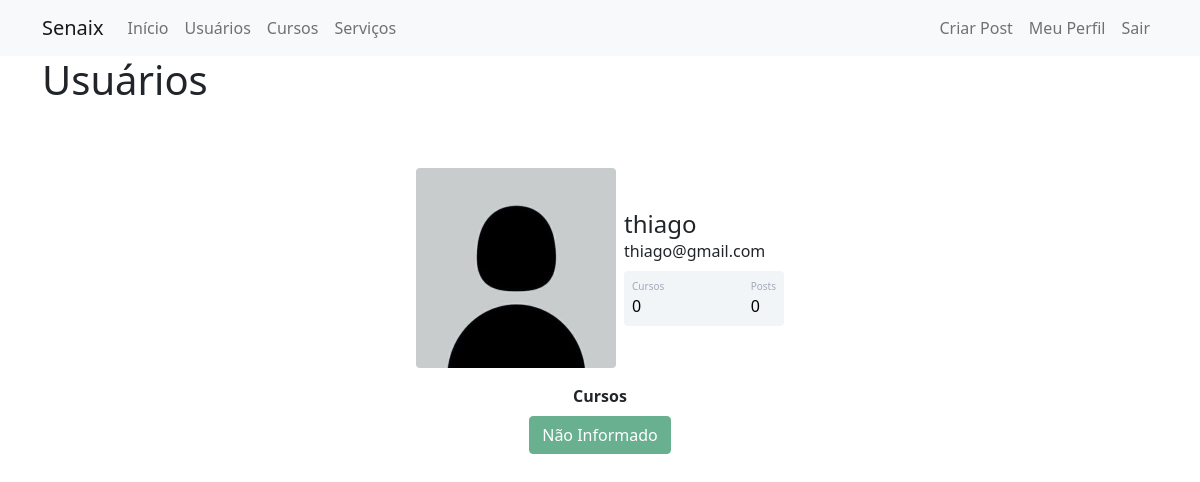
Page /usuarios (signed in) on the earlier database version.
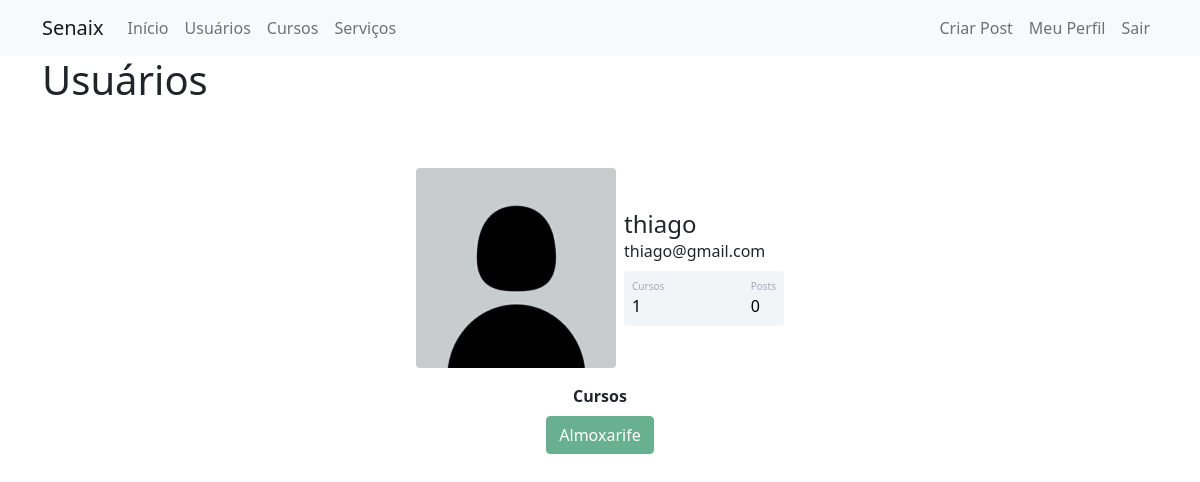
Same page on the later database version.
### comunidadeimpressionadora/models.py (models this page shows)
class Usuario(database.Model, UserMixin):
    id = database.Column(database.Integer, primary_key=True)
    username = database.Column(database.String, nullable=False)
    email = database.Column(database.String, nullable=False, unique=True)
    senha = database.Column(database.String, nullable=False)
    foto_perfil = database.Column(database.String, default='default.jpg')
    posts = database.relationship('Post', backref='autor', lazy=True)
    cursos = database.Column(database.String, nullable=False, default='Não Informado')
    def contar_posts(self):
        return len(self.posts)

### comunidadeimpressionadora/routes.py (the view)
@app.route('/usuarios')
@login_required
def usuarios():
    lista_usuarios = Usuario.query.all()
    return render_template('usuarios.html', lista_usuarios=lista_usuarios)

### comunidadeimpressionadora/models.py (called while the page is built)
@login_manager.user_loader
def load_usuario(id_usuario):
    return Usuario.query.get(int(id_usuario))

### comunidadeimpressionadora/templates/usuarios.html (shortened to what this page needs)
{% extends 'base.html' %}
{% block body %}
    <div class='container'>
        <h1>Usuários</h1>
        {% for usuario in lista_usuarios %}
            <div class="container mt-5 d-flex justify-content-center">
            <div class="card p-3">
                    <div class="d-flex align-items-center">
                        <div class="image pe-2"> <img src="{{ url_for('static', filename='fotos_perfil/{}'.format(usuario.foto_perfil)) }}" class="rounded" width="200"> </div>
                        <div class="ml-3 w-100">
                            <h4 class="mb-0 mt-0">{{ usuario.username }}</h4> <span>{{ usuario.email }}</span>
                            <div class="p-2 mt-2 bg-primary d-flex justify-content-between rounded text-white stats">
                                {% if 'Não Informado' in usuario.cursos %}
                                    <div class="d-flex flex-column"> <span class="articles">Cursos</span> <span class="number1">0</span> </div>
                                {% else %}
                                    <div class="d-flex flex-column"> <span class="articles">Cursos</span> <span class="number1">{{ usuario.cursos.count(';') +1}}</span> </div>
                                {% endif %}
                                 <div class="d-flex flex-column"> <span class="rating">Posts</span> <span class="number3">{{ usuario.contar_posts() }}</span> </div>
                            </div>
                        </div>
                    </div>
                </div>
            </div>
            <div class="row justify-content-center">
                <div class="col col-4" style="text-align: center">
                    <strong>Cursos</strong><br>
                    {% for curso in usuario.cursos.split(';') %}
                        <button type="button" class="btn btn-success mt-2" disabled>{{ curso }}</button>
        {% endfor %}
    </div>
</div>
        {% endfor %}
    </div>
{% endblock %}

### comunidadeimpressionadora/templates/base.html (shortened to what this page needs)
<!DOCTYPE html>
<html lang="pt-br">
<head>
    <link href="https://cdn.jsdelivr.net/npm/bootstrap@5.1.3/dist/css/bootstrap.min.css" rel="stylesheet">
    <link rel="stylesheet" type="text/css" href="{{ url_for('static', filename='main.css') }}">
</head>
<body>
    {% include 'navbar.html' %}
    {% block body %}
    {% endblock %}
</body>
</html>

### comunidadeimpressionadora/templates/navbar.html (shortened to what this page needs)
<nav class="navbar navbar-expand-lg navbar-light bg-light">
  <div class="container-fluid container">
    <a class="navbar-brand" href="{{ url_for('home') }}">Senaix</a>
    <div class="collapse navbar-collapse" id="navbarSupportedContent">
      <ul class="navbar-nav me-auto mb-2 mb-lg-0">
        <li class="nav-item">
          <a class="nav-link" aria-current="page" href="{{ url_for('home') }}">Início</a>
        </li>
        <li class="nav-item">
          <a class="nav-link" href="{{ url_for('usuarios') }}">Usuários</a>
        </li>
        <li class="nav-item">
          <a class="nav-link" href="{{ url_for('contato') }}">Cursos</a>
        </li>
        <li class="nav-item">
          <a class="nav-link" href="{{ url_for('servicos') }}">Serviços</a>
        </li>
      </ul>
      <ul class="d-flex navbar-nav">
        {% if current_user.is_authenticated %}
          <li class="nav-item">
              <a class="nav-link" href="{{ url_for('criar_post') }}">Criar Post</a>
          </li>
          <li class="nav-item">
              <a class="nav-link" href="{{ url_for('perfil') }}">Meu Perfil</a>
          </li>
          <li class="nav-item">
              <a class="nav-link" href="{{ url_for('sair') }}">Sair</a>
          </li>
        {% endif %}
      </ul>
    </div>
  </div>
</nav>

### comunidadeimpressionadora/static/main.css (style rules this page uses)
.card { width: 400px; border: none; border-radius: 10px; background-color: #fff }
.stats { background: #f2f5f8 !important; color: #000 !important }
.articles { font-size: 10px; color: #a1aab9 }
.number1 { font-weight: 500 }
.rating { font-size: 10px; color: #a1aab9 }
.number3 { font-weight: 500 }

Differences in the rows shown:
changed Usuario "thiago": cursos (not shown) → "1"; cursos "Não Informado" → "Almoxarife"; no longer shows "0"
